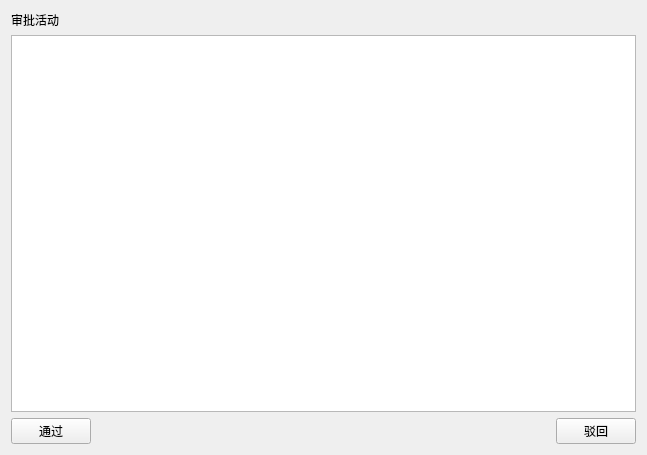
<?xml version="1.0" encoding="UTF-8"?>
<ui version="4.0">
 <class>approvaldialog</class>
 <widget class="QWidget" name="approvaldialog">
  <property name="geometry">
   <rect>
    <x>0</x>
    <y>0</y>
    <width>647</width>
    <height>455</height>
   </rect>
  </property>
  <property name="windowTitle">
   <string>Form</string>
  </property>
  <layout class="QVBoxLayout" name="verticalLayout">
   <item>
    <widget class="QLabel" name="label">
     <property name="text">
      <string>审批活动</string>
     </property>
    </widget>
   </item>
   <item>
    <widget class="QListWidget" name="pendingList"/>
   </item>
   <item>
    <layout class="QHBoxLayout" name="horizontalLayout_3">
     <item>
      <widget class="QPushButton" name="btnPass">
       <property name="text">
        <string>通过</string>
       </property>
      </widget>
     </item>
     <item>
      <spacer name="horizontalSpacer">
       <property name="orientation">
        <enum>Qt::Horizontal</enum>
       </property>
       <property name="sizeHint" stdset="0">
        <size>
         <width>40</width>
         <height>20</height>
        </size>
       </property>
      </spacer>
     </item>
     <item>
      <widget class="QPushButton" name="btnReject">
       <property name="text">
        <string>驳回</string>
       </property>
      </widget>
     </item>
    </layout>
   </item>
  </layout>
 </widget>
 <resources/>
 <connections/>
</ui>
